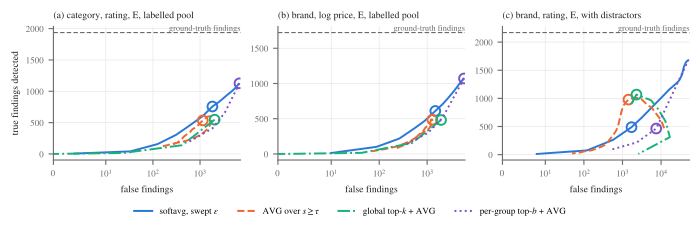

This chart was generated by the following Python code:
"""Case 1 (ESCI): true vs false findings on the test queries, one curve per estimator family swept
over its parameter (softavg: eps; threshold: tau; global top-k: k; per-group top-b: b). The point
chosen on the dev queries is ringed. Reads experiments/esci_task/results.json only.

The paper compares four families, so the relative-threshold family stored in results.json
("thresh_relf") is not drawn.
"""
import json
from pathlib import Path

import matplotlib
matplotlib.use("Agg")
import matplotlib.pyplot as plt

SRC = Path(__file__).resolve().parents[2] / "experiments/esci_task/results.json"
R = json.loads(SRC.read_text())
plt.rcParams.update({"font.family": "serif", "font.serif": ["Nimbus Roman", "Times New Roman", "DejaVu Serif"],
                     "mathtext.fontset": "stix", "pdf.fonttype": 42, "font.size": 7})
INK, MUTED, GRID = "#222222", "#6b6b6b", "#e6e6e6"
FAM = [("softavg", r"softavg, swept $\varepsilon$", "#2a78d6", "-"),
       ("thresh", r"AVG over $s\geq\tau$", "#eb6834", "--"),
       ("topk", r"global top-$k$ + AVG", "#1baf7a", "-."),
       ("facet_topb", r"per-group top-$b$ + AVG", "#7a52c7", ":")]
POOL = {"labelled": "labelled pool", "labelled+distractors": "with distractors"}

keys = R["figure_settings"]
fig, axes = plt.subplots(1, len(keys), figsize=(7.0, 2.25), squeeze=False)
for i, (ax, key) in enumerate(zip(axes[0], keys)):
    S = R["settings"][key]
    for fam, label, col, ls in FAM:
        g = S["grid"][fam]
        x = [p["test"]["findings_false"] for p in g]
        y = [p["test"]["findings_detected"] for p in g]
        ax.plot(x, y, color=col, ls=ls, lw=1.4, label=label)
        ch = S["chosen"][fam]["param"]
        for p, xi, yi in zip(g, x, y):
            if p["param"] == ch:
                ax.plot([xi], [yi], "o", ms=7, mfc="none", mec=col, mew=1.4)
    gt = S["chosen"]["avg"]["test"]["findings_gt"]
    ax.axhline(gt, color=MUTED, lw=0.8, ls=(0, (4, 2)))
    ax.set_xscale("symlog", linthresh=10)
    ax.set_xlim(left=0)
    ax.text(ax.get_xlim()[1], gt, "ground-truth findings", ha="right", va="bottom", fontsize=6, color=MUTED)
    pool, facet, value, rel = key.split("|")
    facet = "category" if facet == "main_category" else facet
    value = "log price" if value == "log_price" else value
    ax.set_title(f"({'abc'[i]}) {facet}, {value}, {rel}, {POOL.get(pool, pool)}", fontsize=7, color=INK, loc="left")
    ax.set_xlabel("false findings", fontsize=7, color=INK)
    if i == 0:
        ax.set_ylabel("true findings detected", fontsize=7, color=INK)
    ax.grid(True, color=GRID, lw=0.5)
    ax.set_axisbelow(True)
    for s in ("top", "right"):
        ax.spines[s].set_visible(False)
    for s in ("left", "bottom"):
        ax.spines[s].set_color(MUTED)
    ax.tick_params(colors=MUTED, labelsize=6.5)
h, l = axes[0][0].get_legend_handles_labels()
fig.legend(h, l, fontsize=6.5, frameon=False, loc="lower center", ncol=len(FAM))
fig.tight_layout(rect=(0, 0.08, 1, 1), w_pad=1.0)
fig.savefig(Path(__file__).with_suffix(".pdf"))
